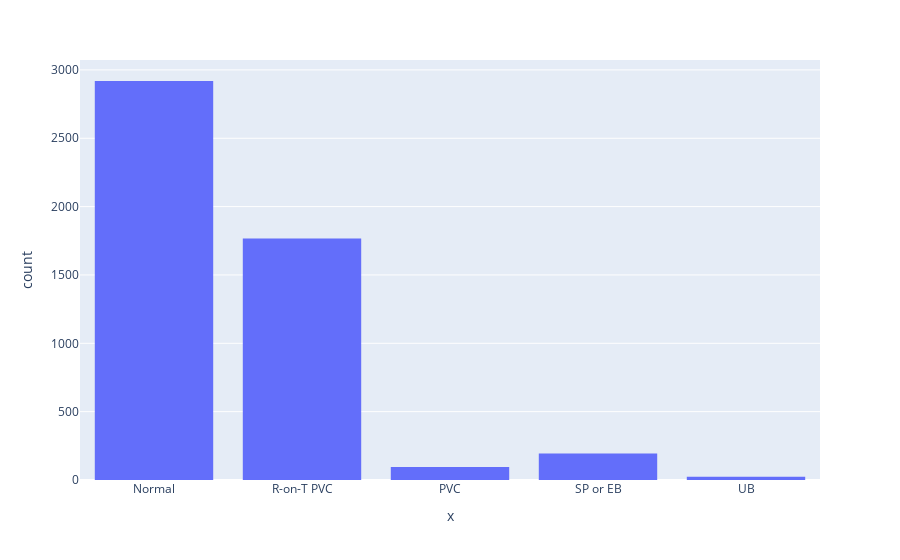

Notebook cell for this chart:
### Code cell
px.histogram(x=[labels[i] for i in y ], nbins=10)

### Figure 1 — Plotly figure (JSON) as saved in the notebook; plotly's stock layout.template omitted (floating-point values rounded to 4 significant figures; data arrays with more than 128 entries replaced by an {"elided": "..."} marker saying what was removed)
{"data": [{"alignmentgroup": "True", "bingroup": "x", "hovertemplate": "x=%{x}<br>count=%{y}<extra></extra>", "legendgroup": "", "marker": {"color": "#636efa", "pattern": {"shape": ""}}, "name": "", "nbinsx": 10, "offsetgroup": "", "orientation": "v", "showlegend": false, "type": "histogram", "x": {"elided": "5000 str values"}, "xaxis": "x", "yaxis": "y"}], "layout": {"barmode": "relative", "legend": {"tracegroupgap": 0}, "margin": {"t": 60}, "xaxis": {"anchor": "y", "domain": [0, 1], "title": {"text": "x"}}, "yaxis": {"anchor": "x", "domain": [0, 1], "title": {"text": "count"}}}}
